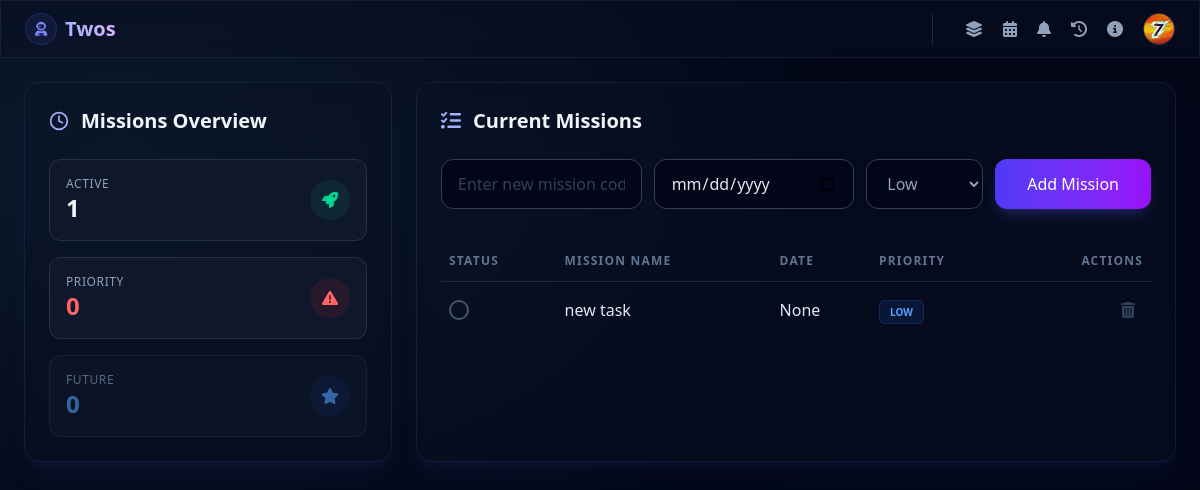
The app's page / (signed in), older data.
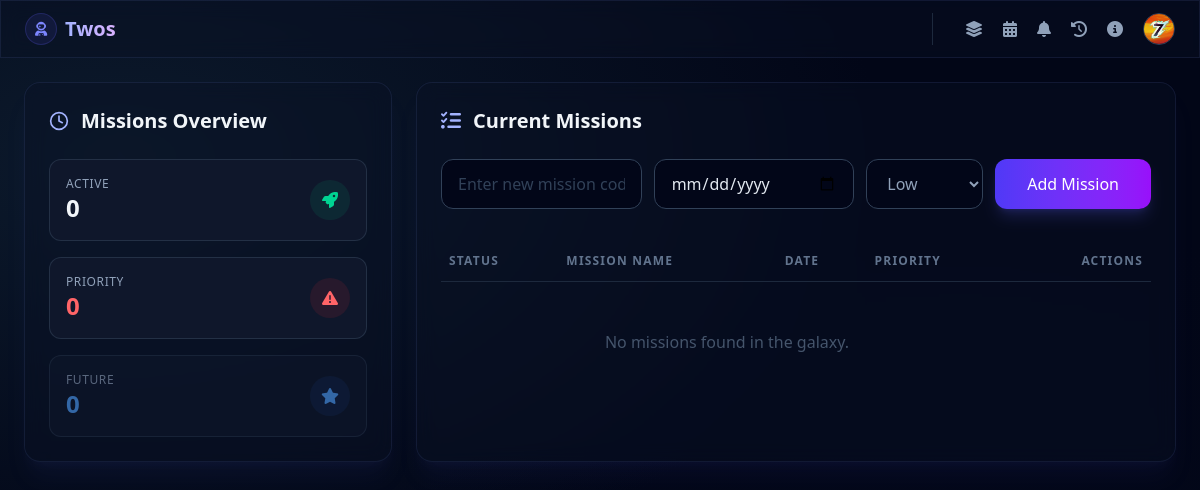
The same page, newer data.
### home/models.py (models this page shows, shortened)
class Task(models.Model):
    PRIORITY_CHOICES = [
        ('Low', "Low"),
        ('Medium', "Medium"),
        ('High', "High")
    ]
    user = models.ForeignKey(User, on_delete=models.CASCADE, related_name="tasks")
    name = models.CharField(max_length=50)
    priority = models.CharField(max_length=20, choices=PRIORITY_CHOICES, default="Low")
    is_completed = models.BooleanField(default=False)
    created_at = models.DateTimeField(auto_now_add=True)
    due_date = models.DateField(null=True, blank=True)

### home/views.py (the view)
# urls.py: path('', views.index, name='index'),
@login_required(login_url="login")
def index(request):
    today = timezone.now().date()
    tasks = Task.objects.filter(user=request.user).order_by("-created_at")
    total_completed_tasks = tasks.filter(is_completed=False).count()
    total_priority_tasks = tasks.filter(priority="High").count()
    total_future_tasks = tasks.filter(due_date__gt=today).count()
    data = {
        'tasks': tasks,
        'total_completed_tasks': total_completed_tasks,
        'total_priority_tasks': total_priority_tasks,
        'total_future_tasks': total_future_tasks,
    }
    return render(request, 'index.html', data)

### home/models.py (called while the page is built)
    def get_profile_pic(self):
        if self.profile_pic:
            return self.profile_pic.url
        name = self.full_name or self.user.username
        return f"https://ui-avatars.com/api/?name={name}&size=128&background=6366f1&color=fff"

### templates/index.html (shortened to what the changed rows need)
{% extends 'base.html' %} {% block title %}Dashboard | Twos{% endblock %}
{% block content %}
<div class="grid grid-cols-1 lg:grid-cols-12 gap-6">
  <div class="lg:col-span-4 space-y-6">
    <div class="cosmic-panel rounded-2xl p-6 shadow-xl shadow-indigo-500/5">
      <h2 class="text-xl font-semibold mb-6 flex items-center gap-3">
        <span class="text-indigo-300">
          <svg class="w-5 h-5" fill="none" stroke="currentColor" viewBox="0 0 24 24">
            <path stroke-linecap="round" stroke-linejoin="round" stroke-width="2"
              d="M12 2a10 10 0 110 20 10 10 0 010-20zM12 6v6l4 2"></path>
          </svg>
        </span>
        Missions Overview
      </h2>
      <div class="grid grid-cols-1 sm:grid-cols-3 lg:grid-cols-1 gap-4">
        <div class="flex items-center justify-between p-4 bg-slate-900 rounded-xl border border-slate-700/60">
          <div>
            <p class="text-slate-400 text-xs uppercase tracking-wider">
              Active
            </p>
            <p class="text-2xl font-bold">{{total_completed_tasks}}</p>
          </div>
        </div>
      </div>
    </div>
  </div>
  <div class="lg:col-span-8">
    <div class="cosmic-panel rounded-2xl p-4 sm:p-6 shadow-xl shadow-indigo-500/5 h-full">
      <h2 class="text-xl font-semibold mb-6 flex items-center gap-3">
        <span class="text-indigo-300">
          <i class="fa-solid fa-list-check"></i>
        </span>
        Current Missions
      </h2>
      <div class="overflow-x-auto custom-scrollbar">
        <table class="w-full text-left min-w-[550px]">
          <thead class="border-b border-slate-800 text-slate-500 text-xs uppercase tracking-widest">
            <tr>
              <th class="py-3 px-2">Status</th>
              <th class="py-3 px-2">Mission Name</th>
              <th class="py-3 px-2">Date</th>
              <th class="py-3 px-2">Priority</th>
              <th class="py-3 px-2 text-right">Actions</th>
            </tr>
          </thead>
          <tbody id="taskList" class="divide-y divide-slate-800/60">
            {% for task in tasks %}
            <tr class="group {% if task.is_completed %}opacity-40{% endif %} transition hover:bg-slate-900/40">
              <td class="py-4 px-2">
                <a href="{% url 'toggle_task' task.id %}"
                  class="w-5 h-5 rounded-full border-2 flex items-center justify-center transition {% if task.is_completed %}border-teal-500 bg-teal-500{% else %}border-slate-600 hover:border-teal-400{% endif %}">
                </a>
              </td>
              <td class="py-4 px-2">
                <span
                  class="{% if task.is_completed %}line-through text-slate-600{% else %}text-slate-200{% endif %} font-medium">
                  {{ task.name }}
                </span>
              </td>
              <td class="py-4 px-2">
                <span
                  class="{% if task.is_completed %}line-through text-slate-600{% else %}text-slate-200{% endif %} font-medium">
                  {{ task.due_date }}
                </span>
              </td>
              <td class="py-4 px-2">
                <span
                  class="text-[10px] font-bold px-2.5 py-1 rounded-md border uppercase {% if task.priority == 'High' %}text-red-400 bg-red-500/10 border-red-500/20 {% elif task.priority == 'Medium' %}text-yellow-400 bg-yellow-500/10 border-yellow-500/20 {% else %}text-blue-400 bg-blue-500/10 border-blue-500/20{% endif %}">
                  {{ task.priority }}
                </span>
              </td>
              <td class="py-4 px-2 text-right">
                <a href="{% url 'delete_task' task.id%}">
                  <span class="text-slate-700 cursor-not-allowed p-2">
                    <i class="fa-solid fa-trash-can"></i>
                  </span>
                </a>
              </td>
            </tr>
            {% empty %}
            <tr>
              <td colspan="4" class="text-center text-slate-600 py-12">
                No missions found in the galaxy.
              </td>
            </tr>
            {% endfor %}
          </tbody>
        </table>
      </div>
    </div>
  </div>
</div>
{% endblock %}

Row changes from the older to the newer data that the page shows:
removed Task: is_completed False (drawn), name "new task", due_date "None", priority "LOW"
Text that changed along with them:
{{ total_completed_tasks }}: "1" → "0"
text now shown: "No missions found in the galaxy."
